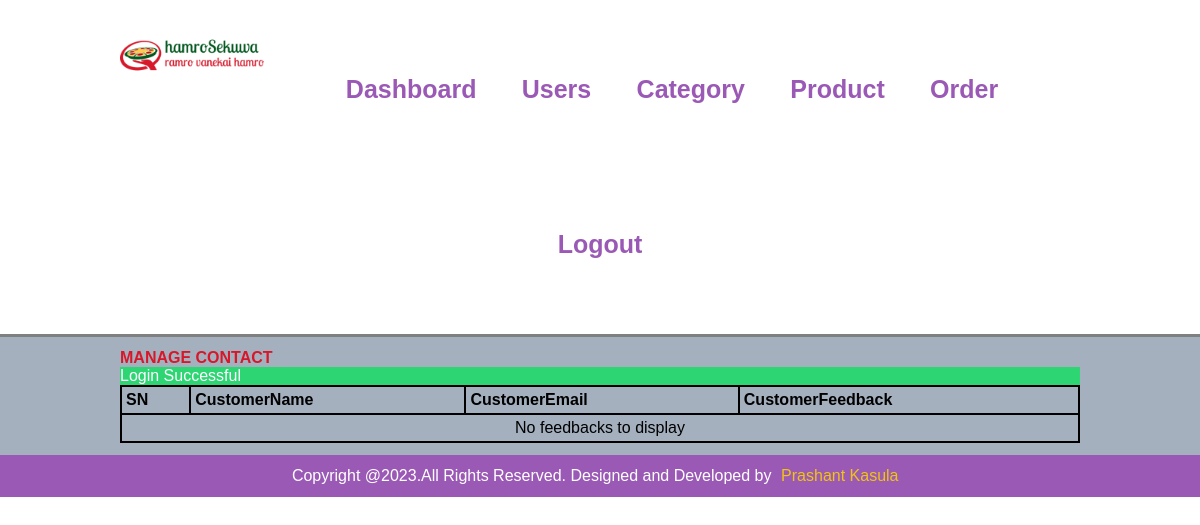
Page /admin/manage-contact.php (signed in) on the earlier database version.
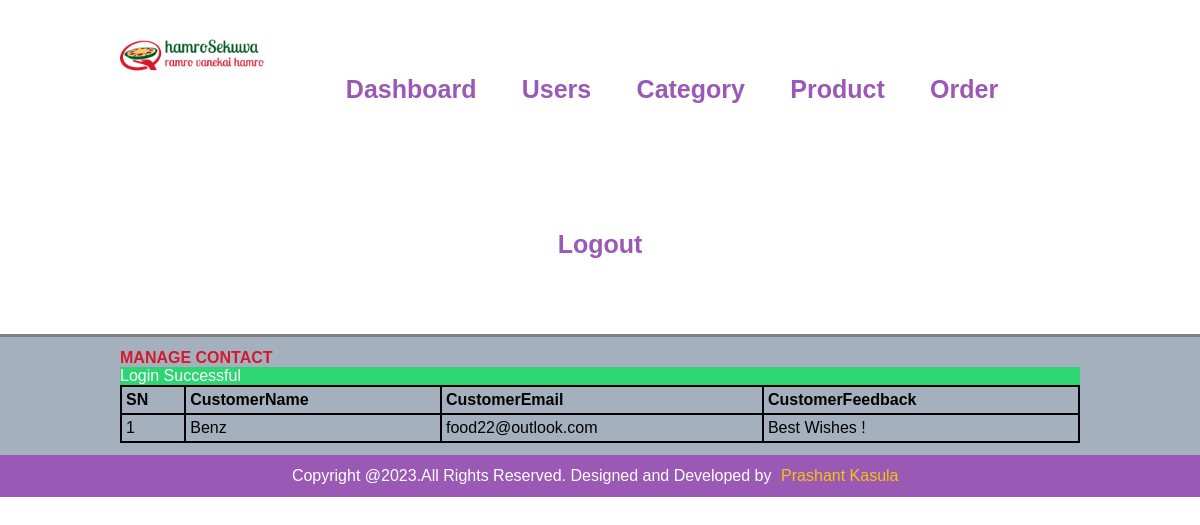
Same page on the later database version.
### tables this page shows
CREATE TABLE `contacts` (
  `id` int(10) NOT NULL,
  `customer_name` varchar(100) NOT NULL,
  `customer_email` varchar(100) NOT NULL,
  `customer_feedback` text NOT NULL
);

### admin/manage-contact.php (the view, shortened to what this page needs)
<?php include('common/header.php') ?>
    <section class="content">
        <div class="wrapper">
             <strong class="heading">MANAGE CONTACT</strong><br>
                <table class="table bordertable">
                    <thead>
                       <tr>
                            <th>SN</th>
                            <th>CustomerName</th>
                            <th>CustomerEmail</th>
                            <th>CustomerFeedback</th>
                       </tr>
                    </thead>
                    <tbody>
                        <?php
                        $sql = "SELECT * FROM `contacts`";
                        $exec = mysqli_query($conn, $sql);
                        if($exec == TRUE){
                            $count = mysqli_num_rows($exec);
                            if($count > 0){
                                $sn=1;
                                while( $rows = mysqli_fetch_assoc($exec)){
                                    $name = $rows['customer_name'];
                                    $feedback = $rows['customer_feedback'];
                                    $email = $rows['customer_email'];
?>
                                    <tr>
                                        <td><?php echo $sn++; ?></td>
                                        <td><?php echo $name; ?></td>
                                        <td><?php echo $email; ?></td>
                                        <td><?php echo $feedback; ?></td>
                                </tr>
                                    <?php
                                }
                            }else{
                                echo'<tr><td colspan="7" class="text-center">No feedbacks to display</td></tr>';
                            }
                        }
                        ?>
                    </tbody>
                </table>
        </div>
    </section>
<?php include('common/footer.php') ?>

Differences in the rows shown:
added contacts: customer_name "Benz", customer_email "food22@outlook.com", customer_feedback "Best Wishes !"
Other differences:
text no longer shown: "No feedbacks to display"
